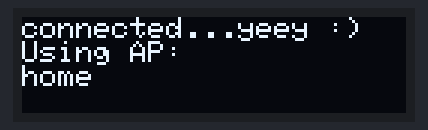
A sketch run on a simulated ESP32. On the bench: 128×32 one-colour display. WiFi joins after 1.5 s; servers stay silent unless stated; the display library's start-up logo is not drawn; the local clock reads 2024-03-15 10:24:30 at power-on unless the sketch sets it; what the sketch prints to the serial monitor is not drawn.

Above: at 3.6 s.
At 8.6 s:
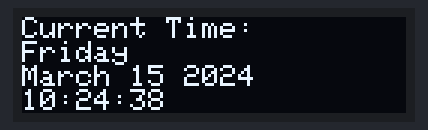
At 13.7 s:
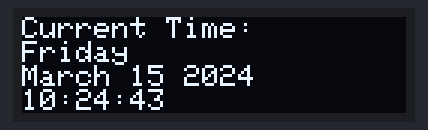
At 18.7 s:
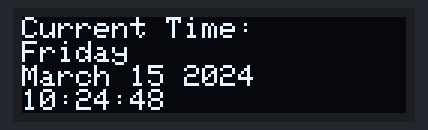
At 23.7 s:
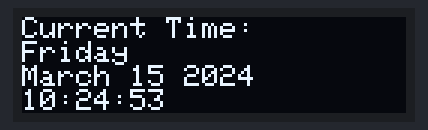
At 33.8 s:
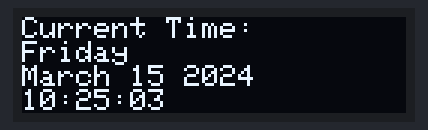

Measured:
- what the display in image 0 shows lasts 5.0 s, from 3.6 s to 8.6 s

The sketch:

SimpleTime_OLED_WM.ino
```cpp
#include <WiFi.h>
#include <Adafruit_SSD1306.h>
#include <Adafruit_Sensor.h>
#include <WiFiManager.h>  // https://github.com/tzapu/WiFiManager

#include "time.h"
#include "sntp.h"

const char* ntpServer1 = "pool.ntp.org";
const char* ntpServer2 = "time.nist.gov";
const long  gmtOffset_sec = 3600;
const int   daylightOffset_sec = 3600;

// const char* time_zone = "CET-1CEST,M3.5.0,M10.5.0/3";  // TimeZone rule for Europe/Rome including daylight adjustment rules (optional)
const char* time_zone = "EST5EDT,M3.2.0,M11.1.0";  // TimeZone rule for America/New York including daylight adjustment rules (optional)

Adafruit_SSD1306 display = Adafruit_SSD1306(128, 32, &Wire);

void printLocalTime()
{
  char dayBuffer[20];
  char weekdayBuffer[10];
  char timeBuffer[10];
  display.clearDisplay();
  display.setCursor(0, 0);
  display.display();
  struct tm timeinfo;
  if(!getLocalTime(&timeinfo)){
    Serial.println("No time available (yet)");
    display.println("No time available");
    display.println("...yet");
    display.display();
    return;
  }
  Serial.println(&timeinfo, "%A, %B %d %Y %H:%M:%S");
  strftime(weekdayBuffer, sizeof(weekdayBuffer), "%A", &timeinfo);
  strftime(dayBuffer, sizeof(dayBuffer), "%B %d %Y", &timeinfo);
  strftime(timeBuffer, sizeof(timeBuffer), "%H:%M:%S", &timeinfo);
  display.println("Current Time:");
  display.println(weekdayBuffer);
  display.println(dayBuffer);
  display.println(timeBuffer);
  display.display();
}

// Callback function (get's called when time adjusts via NTP)
void timeavailable(struct timeval *t)
{
  Serial.println("Got time adjustment from NTP!");
  printLocalTime();
}

void setup()
{
  WiFi.mode(WIFI_STA); // explicitly set mode, esp defaults to STA+AP
    // it is a good practice to make sure your code sets wifi mode how you want it.

  Serial.begin(115200);

  // SSD1306_SWITCHCAPVCC = generate display voltage from 3.3V internally
  if (!display.begin(SSD1306_SWITCHCAPVCC, 0x3C)) {  // Address 0x3C for 128x32
    Serial.println(F("SSD1306 allocation failed"));
    for (;;)
      ;  // Don't proceed, loop forever
  }

  display.display();
  delay(2000);  // Pause for 2 seconds
  display.setTextSize(1);
  display.setTextColor(WHITE);
  display.setRotation(0);
  display.clearDisplay();
  display.setCursor(0, 0);

  // set notification call-back function
  sntp_set_time_sync_notification_cb( timeavailable );

  /**
   * NTP server address could be aquired via DHCP,
   *
   * NOTE: This call should be made BEFORE esp32 aquires IP address via DHCP,
   * otherwise SNTP option 42 would be rejected by default.
   * NOTE: configTime() function call if made AFTER DHCP-client run
   * will OVERRIDE aquired NTP server address
   */
  sntp_servermode_dhcp(1);    // (optional)

  /**
   * This will set configured ntp servers and constant TimeZone/daylightOffset
   * should be OK if your time zone does not need to adjust daylightOffset twice a year,
   * in such a case time adjustment won't be handled automagicaly.
   */
  configTime(gmtOffset_sec, daylightOffset_sec, ntpServer1, ntpServer2);

  /**
   * A more convenient approach to handle TimeZones with daylightOffset
   * would be to specify a environmnet variable with TimeZone definition including daylight adjustmnet rules.
   * A list of rules for your zone could be obtained from https://github.com/esp8266/Arduino/blob/master/cores/esp8266/TZ.h
   */
  configTzTime(time_zone, ntpServer1, ntpServer2);

  //connect to WiFi
 //WiFiManager, Local intialization. Once its business is done, there is no need to keep it around
  WiFiManager wm;
  // reset settings - wipe stored credentials for testing
  // these are stored by the esp library
  // wm.resetSettings();

  // Automatically connect using saved credentials,
  // if connection fails, it starts an access point with the specified name ( "AutoConnectAP"),
  // if empty will auto generate SSID, if password is blank it will be anonymous AP (wm.autoConnect())
  // then goes into a blocking loop awaiting configuration and will return success result

  bool res;
  // res = wm.autoConnect(); // auto generated AP name from chipid
  // res = wm.autoConnect("AutoConnectAP"); // anonymous ap
  res = wm.autoConnect("EEKConnectST", "password");  // password protected ap


  if (!res) {
    Serial.println("Failed to connect");
    display.println("Failed to connect");
    display.display();
    // ESP.restart();
  } else {
    //if you get here you have connected to the WiFi
    Serial.println("connected...yeey :)");
    display.println("connected...yeey :)");
    display.println("Using AP:");
    display.println((String)wm.getWiFiSSID());
    display.display();
  }
}

void loop()
{
  delay(5000);
  printLocalTime();     // it will take some time to sync time :)
}
```
